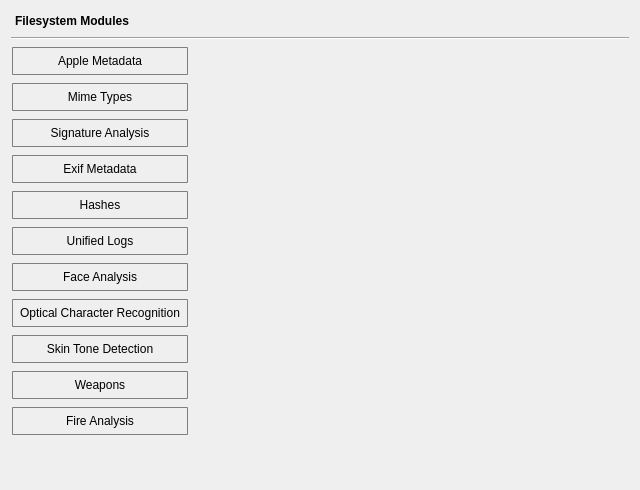
<?xml version="1.0" encoding="UTF-8"?>
<ui version="4.0">
 <class>page_filesystem_n_modules</class>
 <widget class="QWidget" name="page_filesystem_n_modules">
  <property name="geometry">
   <rect>
    <x>0</x>
    <y>0</y>
    <width>640</width>
    <height>490</height>
   </rect>
  </property>
  <property name="windowTitle">
   <string>Form</string>
  </property>
  <property name="styleSheet">
   <string notr="true"/>
  </property>
  <layout class="QVBoxLayout" name="verticalLayout">
   <item>
    <widget class="QStackedWidget" name="stackedWidget_display_seperate_gui">
     <property name="currentIndex">
      <number>1</number>
     </property>
     <widget class="QWidget" name="page">
      <layout class="QVBoxLayout" name="verticalLayout_6">
       <property name="spacing">
        <number>0</number>
       </property>
       <property name="leftMargin">
        <number>0</number>
       </property>
       <property name="topMargin">
        <number>0</number>
       </property>
       <property name="rightMargin">
        <number>0</number>
       </property>
       <property name="bottomMargin">
        <number>0</number>
       </property>
       <item>
        <layout class="QVBoxLayout" name="verticalLayout_for_config_display"/>
       </item>
      </layout>
     </widget>
     <widget class="QWidget" name="page_2">
      <layout class="QVBoxLayout" name="verticalLayout_4">
       <property name="spacing">
        <number>0</number>
       </property>
       <property name="leftMargin">
        <number>0</number>
       </property>
       <property name="topMargin">
        <number>0</number>
       </property>
       <property name="rightMargin">
        <number>0</number>
       </property>
       <property name="bottomMargin">
        <number>0</number>
       </property>
       <item>
        <layout class="QVBoxLayout" name="verticalLayout_2">
         <property name="spacing">
          <number>6</number>
         </property>
         <item>
          <layout class="QHBoxLayout" name="horizontalLayout_2">
           <property name="leftMargin">
            <number>4</number>
           </property>
           <item>
            <widget class="QLabel" name="label_filesystem_modules">
             <property name="text">
              <string>&lt;html&gt;&lt;head/&gt;&lt;body&gt;&lt;p align=&quot;center&quot;&gt;&lt;span style=&quot; font-weight:600;&quot;&gt;Filesystem Modules&lt;/span&gt;&lt;/p&gt;&lt;/body&gt;&lt;/html&gt;</string>
             </property>
            </widget>
           </item>
           <item>
            <spacer name="horizontalSpacer">
             <property name="orientation">
              <enum>Qt::Horizontal</enum>
             </property>
             <property name="sizeHint" stdset="0">
              <size>
               <width>40</width>
               <height>20</height>
              </size>
             </property>
            </spacer>
           </item>
          </layout>
         </item>
         <item>
          <widget class="Line" name="line">
           <property name="orientation">
            <enum>Qt::Horizontal</enum>
           </property>
          </widget>
         </item>
         <item>
          <layout class="QHBoxLayout" name="horizontalLayout">
           <property name="spacing">
            <number>0</number>
           </property>
           <item>
            <layout class="QVBoxLayout" name="verticalLayout_3">
             <property name="spacing">
              <number>6</number>
             </property>
             <property name="leftMargin">
              <number>0</number>
             </property>
             <property name="topMargin">
              <number>0</number>
             </property>
             <property name="rightMargin">
              <number>5</number>
             </property>
             <item>
              <widget class="QPushButton" name="pushButton_apple_metadata">
               <property name="minimumSize">
                <size>
                 <width>130</width>
                 <height>30</height>
                </size>
               </property>
               <property name="styleSheet">
                <string notr="true">QPushButton {
	margin: 1px;
     border-color: #7f7f7f;
     border-style: solid;
     border-radius: 1px;
     border-width: 1px;
      }
QPushButton:pressed {
                border-color: #000000;
}

QPushButton:checked {
                border-color: #484848;
}

</string>
               </property>
               <property name="text">
                <string>Apple Metadata</string>
               </property>
               <property name="checkable">
                <bool>true</bool>
               </property>
              </widget>
             </item>
             <item>
              <widget class="QPushButton" name="pushButton_mime_type">
               <property name="minimumSize">
                <size>
                 <width>130</width>
                 <height>30</height>
                </size>
               </property>
               <property name="styleSheet">
                <string notr="true">QPushButton {
	margin: 1px;
     border-color: #7f7f7f;
     border-style: solid;
     border-radius: 1px;
     border-width: 1px;
        }
QPushButton:pressed {
                border-color: #000000;
}

QPushButton:checked {
                border-color: #484848;
}


</string>
               </property>
               <property name="text">
                <string>Mime Types</string>
               </property>
               <property name="checkable">
                <bool>true</bool>
               </property>
              </widget>
             </item>
             <item>
              <widget class="QPushButton" name="pushButton_signature_analysis">
               <property name="minimumSize">
                <size>
                 <width>130</width>
                 <height>30</height>
                </size>
               </property>
               <property name="styleSheet">
                <string notr="true">QPushButton {
	margin: 1px;
     border-color: #7f7f7f;
     border-style: solid;
     border-radius: 1px;
     border-width: 1px;
     }
QPushButton:pressed {
                border-color: #000000;
}

QPushButton:checked {
                border-color: #484848;
}

</string>
               </property>
               <property name="text">
                <string>Signature Analysis</string>
               </property>
               <property name="checkable">
                <bool>true</bool>
               </property>
              </widget>
             </item>
             <item>
              <widget class="QPushButton" name="pushButton_exif_metadata">
               <property name="minimumSize">
                <size>
                 <width>130</width>
                 <height>30</height>
                </size>
               </property>
               <property name="focusPolicy">
                <enum>Qt::NoFocus</enum>
               </property>
               <property name="styleSheet">
                <string notr="true">QPushButton {
	margin: 1px;
     border-color: #7f7f7f;
     border-style: solid;
     border-radius: 1px;
     border-width: 1px;
     }
QPushButton:pressed {
                border-color: #000000;
}

QPushButton:checked {
                border-color: #484848;
}


</string>
               </property>
               <property name="text">
                <string>Exif Metadata</string>
               </property>
               <property name="checkable">
                <bool>true</bool>
               </property>
              </widget>
             </item>
             <item>
              <widget class="QPushButton" name="pushButton_hashes">
               <property name="minimumSize">
                <size>
                 <width>130</width>
                 <height>30</height>
                </size>
               </property>
               <property name="focusPolicy">
                <enum>Qt::NoFocus</enum>
               </property>
               <property name="styleSheet">
                <string notr="true">QPushButton {
	margin: 1px;
     border-color: #7f7f7f;
     border-style: solid;
     border-radius: 1px;
     border-width: 1px;
      }
QPushButton:pressed {
                border-color: #000000;
}

QPushButton:checked {
                border-color: #484848;
}

</string>
               </property>
               <property name="text">
                <string>Hashes</string>
               </property>
               <property name="checkable">
                <bool>true</bool>
               </property>
               <property name="flat">
                <bool>false</bool>
               </property>
              </widget>
             </item>
             <item>
              <widget class="QPushButton" name="pushButton_unified_logs">
               <property name="minimumSize">
                <size>
                 <width>130</width>
                 <height>30</height>
                </size>
               </property>
               <property name="styleSheet">
                <string notr="true">QPushButton {
	margin: 1px;
     border-color: #7f7f7f;
     border-style: solid;
     border-radius: 1px;
     border-width: 1px;
      }
QPushButton:pressed {
                border-color: #000000;
}

QPushButton:checked {
                border-color: #484848;
}

</string>
               </property>
               <property name="text">
                <string>Unified Logs</string>
               </property>
               <property name="checkable">
                <bool>true</bool>
               </property>
              </widget>
             </item>
             <item>
              <widget class="QPushButton" name="pushButton_face_analysis">
               <property name="minimumSize">
                <size>
                 <width>130</width>
                 <height>30</height>
                </size>
               </property>
               <property name="styleSheet">
                <string notr="true">QPushButton {
	margin: 1px;
     border-color: #7f7f7f;
     border-style: solid;
     border-radius: 1px;
     border-width: 1px;
     }
QPushButton:pressed {
                border-color: #000000;
}

QPushButton:checked {
                border-color: #484848;
}

</string>
               </property>
               <property name="text">
                <string>Face Analysis</string>
               </property>
               <property name="checkable">
                <bool>true</bool>
               </property>
              </widget>
             </item>
             <item>
              <widget class="QPushButton" name="pushButton_optical_character_recognition">
               <property name="minimumSize">
                <size>
                 <width>130</width>
                 <height>30</height>
                </size>
               </property>
               <property name="styleSheet">
                <string notr="true">QPushButton {
	margin: 1px;
     border-color: #7f7f7f;
     border-style: solid;
     border-radius: 1px;
     border-width: 1px;
      }
QPushButton:pressed {
                border-color: #000000;
}

QPushButton:checked {
                border-color: #484848;
}

</string>
               </property>
               <property name="text">
                <string>  Optical Character Recognition  </string>
               </property>
               <property name="checkable">
                <bool>true</bool>
               </property>
              </widget>
             </item>
             <item>
              <widget class="QPushButton" name="pushButton_skin_tone_detection">
               <property name="minimumSize">
                <size>
                 <width>130</width>
                 <height>30</height>
                </size>
               </property>
               <property name="styleSheet">
                <string notr="true">QPushButton {
	margin: 1px;
     border-color: #7f7f7f;
     border-style: solid;
     border-radius: 1px;
     border-width: 1px;
      }
QPushButton:pressed {
                border-color: #000000;
}

QPushButton:checked {
                border-color: #484848;
}

</string>
               </property>
               <property name="text">
                <string>Skin Tone Detection</string>
               </property>
               <property name="checkable">
                <bool>true</bool>
               </property>
               <property name="checked">
                <bool>false</bool>
               </property>
              </widget>
             </item>
             <item>
              <widget class="QPushButton" name="pushButton_weapons">
               <property name="minimumSize">
                <size>
                 <width>130</width>
                 <height>30</height>
                </size>
               </property>
               <property name="styleSheet">
                <string notr="true">QPushButton {
	margin: 1px;
     border-color: #7f7f7f;
     border-style: solid;
     border-radius: 1px;
     border-width: 1px;
      }
QPushButton:pressed {
                border-color: #000000;
}

QPushButton:checked {
                border-color: #484848;
}

</string>
               </property>
               <property name="text">
                <string>Weapons</string>
               </property>
               <property name="checkable">
                <bool>true</bool>
               </property>
              </widget>
             </item>
             <item>
              <widget class="QPushButton" name="pushButton_fire_analysis">
               <property name="minimumSize">
                <size>
                 <width>130</width>
                 <height>30</height>
                </size>
               </property>
               <property name="styleSheet">
                <string notr="true">QPushButton {
	margin: 1px;
     border-color: #7f7f7f;
     border-style: solid;
     border-radius: 1px;
     border-width: 1px;
      }
QPushButton:pressed {
                border-color: #000000;
}

QPushButton:checked {
                border-color: #484848;
}
</string>
               </property>
               <property name="text">
                <string>Fire Analysis</string>
               </property>
               <property name="checkable">
                <bool>true</bool>
               </property>
              </widget>
             </item>
             <item>
              <spacer name="verticalSpacer">
               <property name="orientation">
                <enum>Qt::Vertical</enum>
               </property>
               <property name="sizeHint" stdset="0">
                <size>
                 <width>20</width>
                 <height>40</height>
                </size>
               </property>
              </spacer>
             </item>
            </layout>
           </item>
           <item>
            <widget class="QStackedWidget" name="stackedWidget_fs_options">
             <property name="frameShape">
              <enum>QFrame::NoFrame</enum>
             </property>
            </widget>
           </item>
          </layout>
         </item>
        </layout>
       </item>
      </layout>
     </widget>
    </widget>
   </item>
  </layout>
 </widget>
 <resources/>
 <connections/>
</ui>
